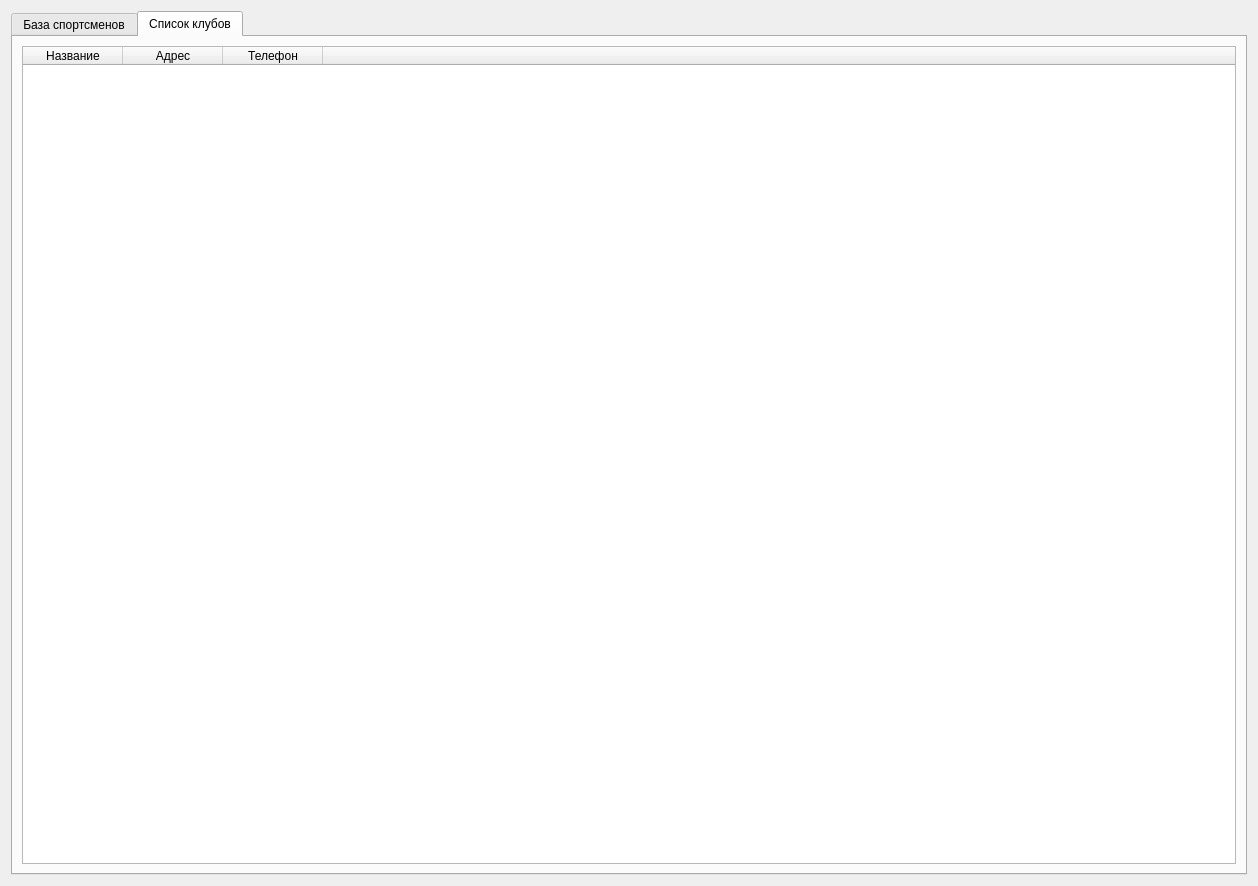
<?xml version="1.0" encoding="UTF-8"?>
<ui version="4.0">
 <class>Dialog</class>
 <widget class="QDialog" name="Dialog">
  <property name="geometry">
   <rect>
    <x>0</x>
    <y>0</y>
    <width>1258</width>
    <height>886</height>
   </rect>
  </property>
  <property name="windowTitle">
   <string>Dialog</string>
  </property>
  <layout class="QHBoxLayout" name="horizontalLayout">
   <item>
    <widget class="QTabWidget" name="tab_widget">
     <property name="currentIndex">
      <number>1</number>
     </property>
     <widget class="QWidget" name="sportsmen">
      <attribute name="title">
       <string>База спортсменов</string>
      </attribute>
      <layout class="QVBoxLayout" name="verticalLayout">
       <item>
        <widget class="QTableWidget" name="players_widget">
         <property name="rowCount">
          <number>0</number>
         </property>
         <property name="columnCount">
          <number>0</number>
         </property>
        </widget>
       </item>
      </layout>
     </widget>
     <widget class="QWidget" name="club_list">
      <attribute name="title">
       <string>Список клубов</string>
      </attribute>
      <layout class="QVBoxLayout" name="verticalLayout_2">
       <item>
        <widget class="QTableWidget" name="clubs_widget">
         <property name="showDropIndicator" stdset="0">
          <bool>false</bool>
         </property>
         <property name="selectionMode">
          <enum>QAbstractItemView::SingleSelection</enum>
         </property>
         <property name="selectionBehavior">
          <enum>QAbstractItemView::SelectRows</enum>
         </property>
         <property name="textElideMode">
          <enum>Qt::ElideRight</enum>
         </property>
         <property name="showGrid">
          <bool>false</bool>
         </property>
         <attribute name="horizontalHeaderStretchLastSection">
          <bool>true</bool>
         </attribute>
         <attribute name="verticalHeaderVisible">
          <bool>false</bool>
         </attribute>
         <column>
          <property name="text">
           <string>Название</string>
          </property>
         </column>
         <column>
          <property name="text">
           <string>Адрес</string>
          </property>
         </column>
         <column>
          <property name="text">
           <string>Телефон</string>
          </property>
         </column>
         <column>
          <property name="text">
           <string/>
          </property>
         </column>
        </widget>
       </item>
      </layout>
     </widget>
    </widget>
   </item>
  </layout>
 </widget>
 <resources/>
 <connections/>
</ui>
